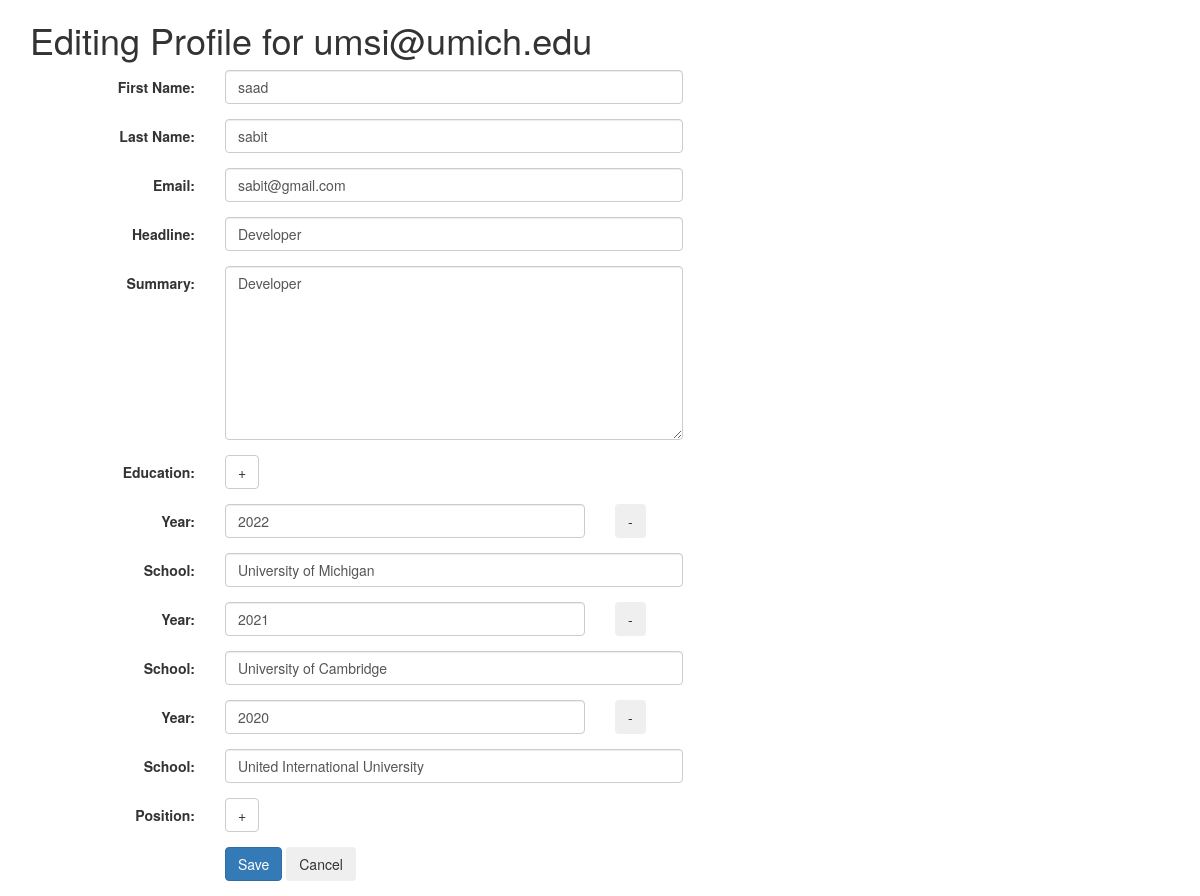
Page /JavaScript-jQuery-and-JSON/Week-4/edit.php?profile_id=11 (signed in) on the committed database.
### tables this page shows
CREATE TABLE `profile` (
  `profile_id` int(11) NOT NULL,
  `user_id` int(11) NOT NULL,
  `first_name` text DEFAULT NULL,
  `last_name` text DEFAULT NULL,
  `email` text DEFAULT NULL,
  `headline` text DEFAULT NULL,
  `summary` text DEFAULT NULL
);

CREATE TABLE `education` (
  `profile_id` int(11) NOT NULL,
  `institution_id` int(11) NOT NULL,
  `rank` int(11) DEFAULT NULL,
  `year` int(11) DEFAULT NULL
);

CREATE TABLE `institution` (
  `institution_id` int(11) NOT NULL,
  `name` varchar(255) DEFAULT NULL
);

### JavaScript-jQuery-and-JSON/Week-4/edit.php (the view, shortened to what this page needs)
<?php
include 'helpers/pdo_helper.php';
try
{
    $pdo = pdoHelper();
}
catch(PDOException $e)
{
    echo "Connection failed: " . $e->getMessage();
    die();
}
$name = htmlentities($_SESSION['name']);
if (isset($_REQUEST['profile_id']))
{
    $profile_id = htmlentities($_REQUEST['profile_id']);
    $stmt = $pdo->prepare("
        SELECT * FROM profile
        WHERE profile_id = :profile_id
    ");
    $stmt->execute([
        ':profile_id' => $profile_id,
    ]);
    $profile = $stmt->fetch(PDO::FETCH_OBJ);
    $education = [];
    $stmt = $pdo->prepare("
        SELECT * FROM education
        LEFT JOIN institution ON education.institution_id=institution.institution_id
        WHERE profile_id = :profile_id
    ");
    $stmt->execute([
        ':profile_id' => $profile_id,
    ]);
    while ( $row = $stmt->fetch(PDO::FETCH_OBJ) )
    {
        $education[] = $row;
    }
    $educationLen = count($education);
}
?>
<!DOCTYPE html>
<html>
    <head>
        <?php include 'helpers/head_helper.php'; ?>
    </head>
    <body>
        <div class="container">
            <h1>Editing Profile for <?php echo $name; ?></h1>
            <form method="post" class="form-horizontal">
                <div class="form-group">
                    <label class="control-label col-sm-2" for="first_name">First Name:</label>
                    <div class="col-sm-5">
                        <input class="form-control" type="text" name="first_name" id="first_name" value="<?php echo $profile->first_name; ?>">
                    </div>
                </div>
                <div class="form-group">
                    <label class="control-label col-sm-2" for="last_name">Last Name:</label>
                    <div class="col-sm-5">
                        <input class="form-control" type="text" name="last_name" id="last_name" value="<?php echo $profile->last_name; ?>">
                    </div>
                </div>
                <div class="form-group">
                    <label class="control-label col-sm-2" for="email">Email:</label>
                    <div class="col-sm-5">
                        <input class="form-control" type="text" name="email" id="email" value="<?php echo $profile->email; ?>">
                    </div>
                </div>
                <div class="form-group">
                    <label class="control-label col-sm-2" for="headline">Headline:</label>
                    <div class="col-sm-5">
                        <input class="form-control" type="text" name="headline" id="headline" value="<?php echo $profile->headline; ?>">
                    </div>
                </div>
                <div class="form-group">
                    <label class="control-label col-sm-2" for="summary">Summary:</label>
                    <div class="col-sm-5">
                        <textarea class="form-control" name="summary" id="summary" rows="8"><?php echo $profile->summary; ?></textarea>
                    </div>
                </div>
                <div class="form-group">
                    <label class="control-label col-sm-2">Education:</label>
                    <div class="col-sm-5">
                        <button id="addEdu" class="btn btn-default">+</button>
                    </div>
                </div>
                <div id="edu_fields">
                    <?php if($educationLen > 0) : ?>
                        <?php for($i=1; $i<=$educationLen; $i++) : ?>
                            <div id="edu<?php echo $i; ?>">
                                <div class="form-group">
                                    <label class="control-label col-sm-2">Year:</label>
                                    <div class="col-sm-4">
                                        <input class="form-control" type="text" name="edu_year<?php echo $i; ?>" value="<?php echo $education[$i-1]->year; ?>">
                                    </div>
                                    <div class="col-sm-1">
                                        <button class="btn btn-basic"
                                            onclick="$('#edu<?php echo $i; ?>').remove();return false;"
                                        >-</button>
                                    </div>
                                </div>
                                <div class="form-group">
                                    <label class="control-label col-sm-2">School:</label>
                                    <div class="col-sm-5">
                                        <input class="school form-control" type="text" name="edu_school<?php echo $i; ?>" value="<?php echo $education[$i-1]->name; ?>"/>
                                    </div>
                                </div>
                            </div>
                        <?php endfor; ?>
                    <?php endif; ?>
                </div>
                <div class="form-group">
                    <label class="control-label col-sm-2">Position:</label>
                    <div class="col-sm-5">
                        <button id="addPos" class="btn btn-default">+</button>
                    </div>
                </div>
                <div class="form-group">
                    <div class="col-sm-2 col-sm-offset-2">
                        <input class="btn btn-primary" type="submit" value="Save">
                        <input class="btn" type="submit" name="cancel" value="Cancel">
                    </div>
                </div>
            </form>
        </div>
    </body>
</html>

### rows in the picture
profile: first_name "saad", last_name "sabit", email "sabit@gmail.com", headline "Developer", summary "Developer"
education: year "2022", institution.name "University of Michigan"
education: year "2021", institution.name "University of Cambridge"
education: year "2020", institution.name "United International University"

### other values in the picture
$name "umsi@umich.edu"
